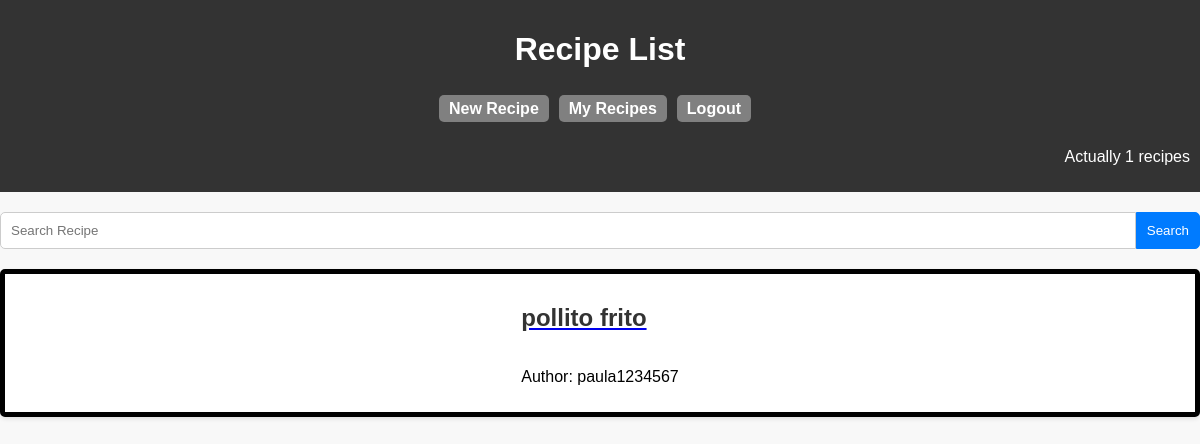
/recipes/ (signed in), run on an earlier commit of the app's database.
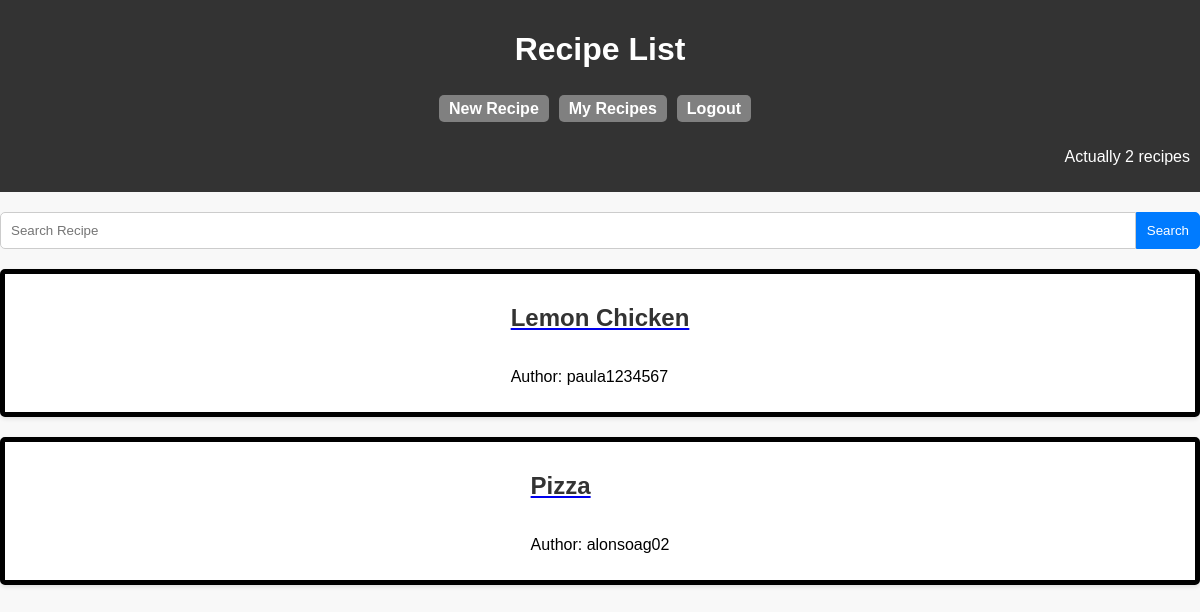
And on a later commit of the database.
### mainapp/models.py (models this page shows, shortened)
class Recipe(models.Model):
    author = models.ForeignKey(User, on_delete=models.CASCADE)
    title = models.CharField(max_length=200)
    photo = models.ImageField(upload_to='media/', blank=True)
    ingredients = models.TextField()
    instructions = models.TextField()

### mainapp/views.py (the view)
# urls.py: path('recipes/', recipe_list, name='recipe_list'),
@login_required(login_url='/login')
def recipe_list(request):
    query = request.GET.get('q')  # Obtén el parámetro de búsqueda desde la URL
    if query:
        recipes = Recipe.objects.filter(title__icontains=query)
    else:
        recipes = Recipe.objects.all()
    return render(request, 'recipe_list.html', {'recipes': recipes, 'query': query, 'number': len(recipes)})

### templates/recipe_list.html (shortened to what this page needs)
<!DOCTYPE html>
<html lang="en">
<head>
</head>
<body>
<header>
    <h1>Recipe List</h1>
<nav>
    <ul>
        <li><a href="{% url 'new_recipe' %}">New Recipe</a></li>
    </ul>
    <ul>
        <li><a href="{% url 'my_recipes' %}">My Recipes</a></li>
    </ul>
    <ul>
        <li><a href="{% url 'logout' %}">Logout</a></li>
    </ul>
</nav>
    <p id = "numberOf">Actually {{ number }} recipes</p>
</header>
<form method="get" action="{% url 'recipe_list' %}" class="search-form">
    <input type="text" name="q" placeholder="Search Recipe" value="" class="search-input">
    <button type="submit" class="search-button">Search</button>
</form>
{% if recipes %}
{% for recipe in recipes %}
    <div class="recipe-container">
        <a href="{{ recipe.id }}">
        <h2>{{ recipe.title }}</h2>
        </a>
        <p>Author: {{ recipe.author.username }}</p>
    </div>
{% endfor %}
{% else %}
     <p class="no-results">Not Found</p>
{% endif %}
</body>
</html>

### templates/recipe_list.html (style rules this page uses)
body { font-family: 'Arial', sans-serif; background-color: #f8f8f8; margin: 0; padding: 0; }
header { background-color: #333; color: white; padding: 10px; text-align: center; margin-bottom: 20px; }
nav { padding: 10px; margin-bottom: 20px; display: flex; justify-content: center; }
nav ul { list-style-type: none; margin: 0; padding: 0; display: flex; justify-content: center; }
nav li { display: inline-block; margin-right: 10px; }
nav a { color: white; text-decoration: none; font-weight: bold; font-size: 16px; padding: 5px 10px; border-radius: 5px; transition: background-color 0.3s; text-align: right; background: gray; }
h1 { text-align: center; color: white; }
.recipe-container { border: 5px solid #000; padding: 10px; margin-bottom: 20px; background-color: #fff; box-shadow: 0 2px 4px rgba(0, 0, 0, 0.1); border-radius: 5px; display: grid; justify-content: center; }
.recipe-container p { text-decoration: none; }
h2 { color: #333; }
.search-form { display: flex; margin-bottom: 20px; }
.search-input { flex: 1; padding: 10px; border: 1px solid #ccc; border-radius: 5px 0 0 5px; }
.search-button { padding: 10px; background-color: #007bff; color: #fff; border: 1px solid #007bff; border-radius: 0 5px 5px 0; cursor: pointer; }
#numberOf { text-align: right; }

What changed in the data, as far as the page shows it:
removed Recipe: title "pollito frito", author.username "paula1234567"
added Recipe: title "Lemon Chicken", author.username "paula1234567"
added Recipe: title "Pizza", author.username "alonsoag02"
Also different on the page:
{{ number }}: "1" → "2"
